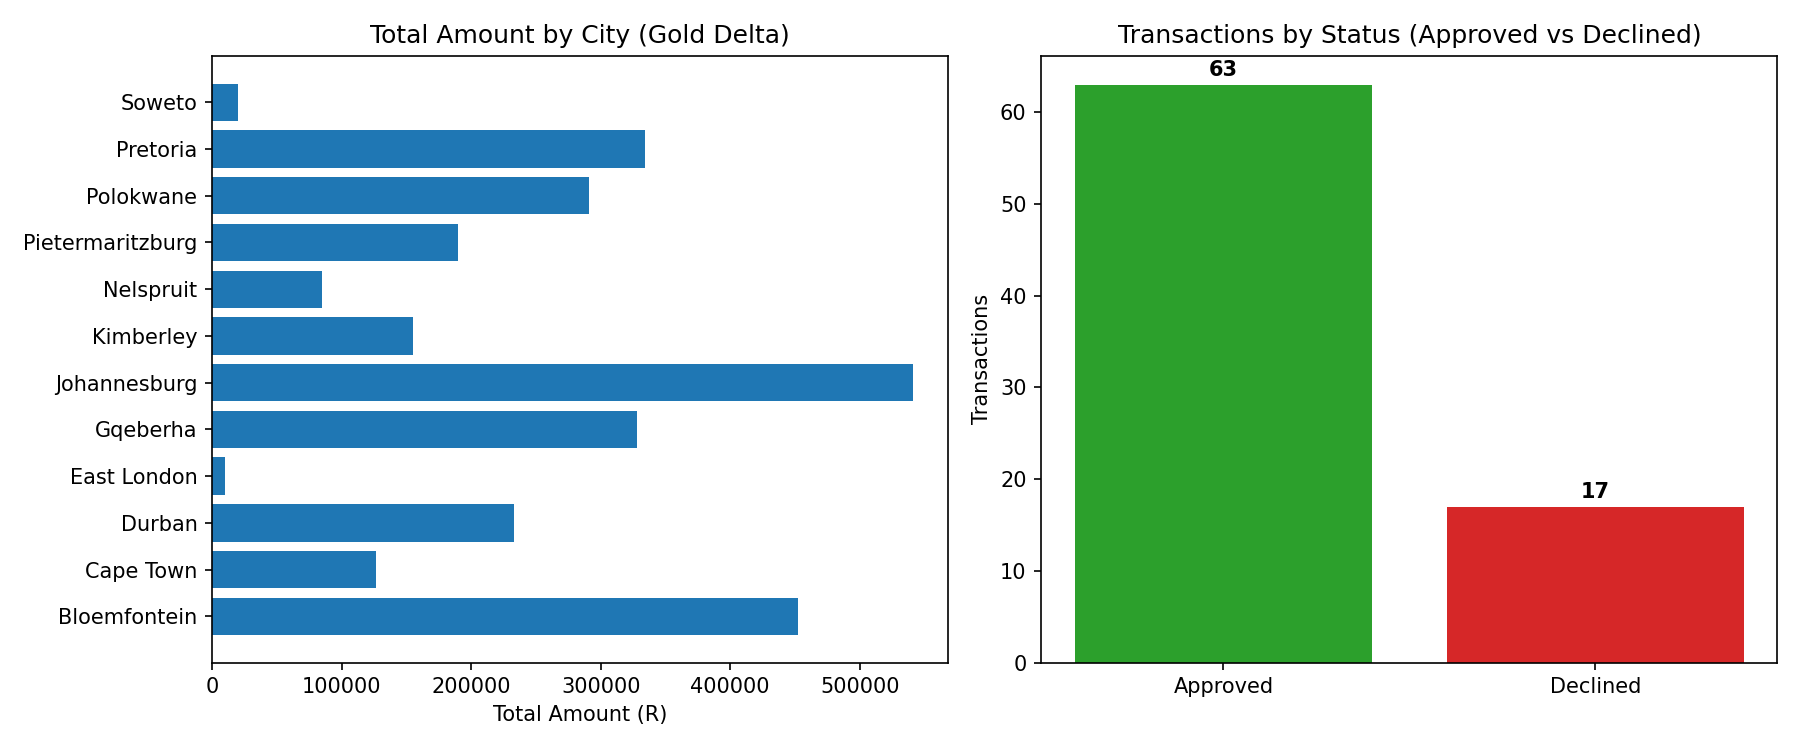

Recreate this plot in Python.
import matplotlib
matplotlib.use("Agg")
import matplotlib.pyplot as plt
from deltalake import DeltaTable

city = DeltaTable("lakehouse/gold_delta_by_city").to_pandas()
status = DeltaTable("lakehouse/gold_delta_by_status").to_pandas()

fig, axes = plt.subplots(1, 2, figsize=(12,5))
axes[0].barh(city["ADDRESS_CITY"], city["total_amount"], color="#1f77b4")
axes[0].set_title("Total Amount by City (Gold Delta)")
axes[0].set_xlabel("Total Amount (R)")
axes[1].bar(status["status"], status["transactions"], color=["#2ca02c","#d62728"])
axes[1].set_title("Transactions by Status (Approved vs Declined)")
axes[1].set_ylabel("Transactions")
for i, v in enumerate(status["transactions"]):
    axes[1].text(i, v+1, str(v), ha="center", fontweight="bold")
plt.tight_layout()
plt.savefig("dashboard.png", dpi=150)
print("Saved dashboard.png")
print(city.to_string())
print(status.to_string())
